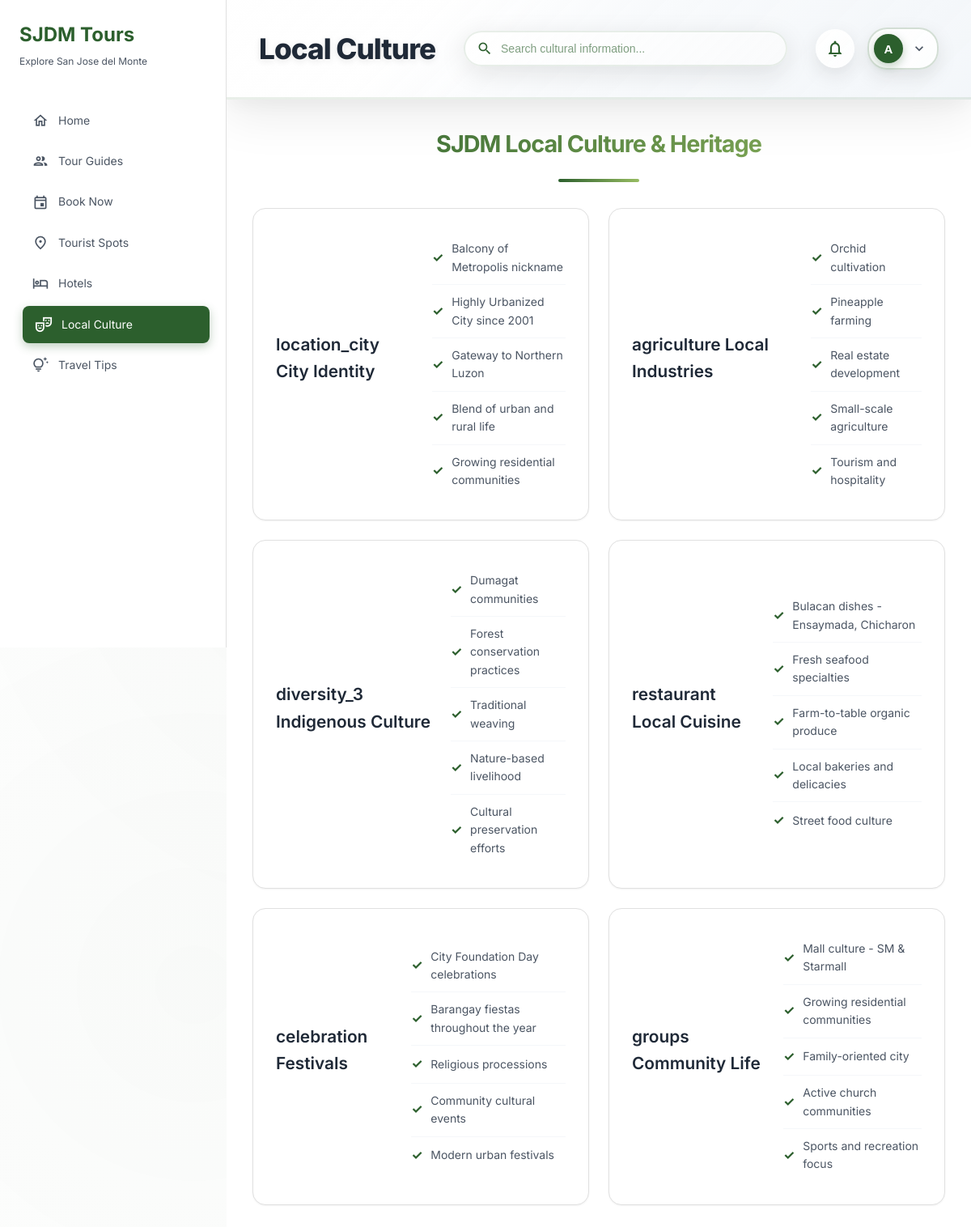
/sjdm-user/local-culture.php (signed in), run on the app's committed database.
### tables this page shows
CREATE TABLE `local_culture` (
    `id` int(11) NOT NULL,
    `category` varchar(50) NOT NULL,
    `title` varchar(200) NOT NULL,
    `description` text DEFAULT NULL,
    `icon` varchar(50) DEFAULT NULL,
    `display_order` int(11) DEFAULT 0,
    `is_active` enum('yes', 'no') DEFAULT 'yes',
    `created_at` timestamp NOT NULL DEFAULT current_timestamp(),
    `updated_at` timestamp NOT NULL DEFAULT current_timestamp() ON UPDATE current_timestamp()
);

### sjdm-user/local-culture.php (the view, shortened to what this page needs)
<?php
$conn = getDatabaseConnection();
if ($conn) {
    $stmt = $conn->prepare("SELECT first_name, last_name, email FROM users WHERE id = ?");
    $stmt->bind_param("i", $_SESSION['user_id']);
    $stmt->execute();
    $result = $stmt->get_result();
    if ($result->num_rows > 0) {
        $user = $result->fetch_assoc();
        $currentUser = [
            'name' => $user['first_name'] . ' ' . $user['last_name'],
            'email' => $user['email']
        ];
    }
}
?>
<!DOCTYPE html>
<html lang="en">
<head>
    <link rel="stylesheet" href="styles.css">
</head>
<body>
    <aside class="sidebar">
        <div class="sidebar-logo">
            <h1>SJDM Tours</h1>
            <p>Explore San Jose del Monte</p>
        </div>
        <nav class="sidebar-nav">
            <a class="nav-item" href="index.php">
                <span class="material-icons-outlined">home</span>
                <span>Home</span>
            </a>
            <a class="nav-item" href="user-guides.php">
                <span class="material-icons-outlined">people</span>
                <span>Tour Guides</span>
            </a>
            <a class="nav-item" href="book.php">
                <span class="material-icons-outlined">event</span>
                <span>Book Now</span>
            </a>
            <a class="nav-item" href="tourist-spots.php">
                <span class="material-icons-outlined">place</span>
                <span>Tourist Spots</span>
            </a>
            <a class="nav-item" href="hotel-booking.php">
                <span class="material-icons-outlined">hotel</span>
                <span>Hotels</span>
            </a>
            <a class="nav-item active" href="javascript:void(0)">
                <span class="material-icons-outlined">theater_comedy</span>
                <span>Local Culture</span>
            </a>
            <a class="nav-item" href="travel-tips.php">
                <span class="material-icons-outlined">tips_and_updates</span>
                <span>Travel Tips</span>
            </a>
        </nav>
    </aside>
    <main class="main-content">
        <header class="main-header">
            <h1>Local Culture</h1>
            <div class="search-bar">
                <span class="material-icons-outlined">search</span>
                <input type="text" placeholder="Search cultural information...">
            </div>
            <div class="header-actions">
                <button class="icon-button">
                    <span class="material-icons-outlined">notifications_none</span>
                </button>
                <div class="profile-dropdown">
                    <button class="profile-button" id="profileButton">
                        <div class="profile-avatar"><?php echo isset($currentUser) ? substr($currentUser['name'], 0, 1) : 'U'; ?></div>
                        <span class="material-icons-outlined">expand_more</span>
                    </button>
                </div>
            </div>
        </header>
        <div class="content-area">
            <h2 class="section-title">SJDM Local Culture & Heritage</h2>
            <div class="info-cards">
                <?php
                $conn = getDatabaseConnection();
                if ($conn) {
                    $query = "SELECT * FROM local_culture WHERE is_active = 'yes' ORDER BY display_order";
                    $result = $conn->query($query);
                    if ($result && $result->num_rows > 0) {
                        while ($culture = $result->fetch_assoc()) {
                            echo '<div class="info-card">';
                            echo '<h3>' . htmlspecialchars($culture['icon']) . ' ' . htmlspecialchars($culture['title']) . '</h3>';
                            $descriptionLines = explode("\n", $culture['description']);
                            echo '<ul>';
                            foreach ($descriptionLines as $line) {
                                $trimmedLine = trim($line);
                                if (!empty($trimmedLine)) {
                                    echo '<li>' . htmlspecialchars($trimmedLine) . '</li>';
                                }
                            }
                            echo '</ul>';
                            echo '</div>';
                        }
                    }
                }
                ?>
            </div>
        </div>
    </main>
</body>
</html>

### data on the page
local_culture: icon "location_city", title "City Identity", description "Balcony of Metropolis nickname", description "Highly Urbanized City since 2001", description "Gateway to Northern Luzon", description "Blend of urban and rural life", description "Growing residential communities"
local_culture: icon "agriculture", title "Local Industries", description "Orchid cultivation", description "Pineapple farming", description "Real estate development", description "Small-scale agriculture", description "Tourism and hospitality"
local_culture: icon "diversity_3", title "Indigenous Culture", description "Dumagat communities", description "Forest conservation practices", description "Traditional weaving", description "Nature-based livelihood", description "Cultural preservation efforts"
local_culture: icon "restaurant", title "Local Cuisine", description "Bulacan dishes - Ensaymada, Chicharon", description "Fresh seafood specialties", description "Farm-to-table organic produce", description "Local bakeries and delicacies", description "Street food culture"
local_culture: icon "celebration", title "Festivals", description "City Foundation Day celebrations", description "Barangay fiestas throughout the year", description "Religious processions", description "Community cultural events", description "Modern urban festivals"
local_culture: icon "groups", title "Community Life", description "Mall culture - SM & Starmall", description "Growing residential communities", description "Family-oriented city", description "Active church communities", description "Sports and recreation focus"

### other printed values
substr($currentUser['name'], 0, 1) "A"
